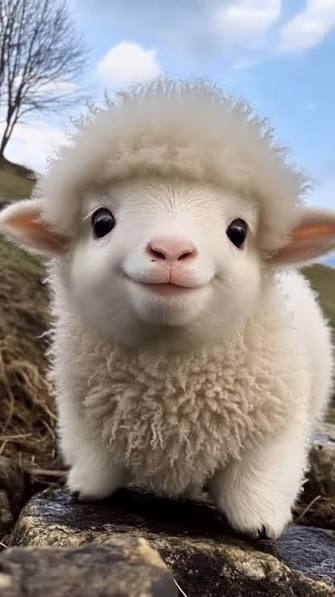
#> input picture lamb.jpg, 335 x 597 px
$ jupyter execute Exp2.ipynb
#> lines starting #> are read from the running program, lines starting #| are printed output that depends on the picture
[cell 1]
import cv2
import matplotlib.pyplot as plt

# Read image
img = cv2.imread('lamb.jpg')
#> img is the input picture: shape (597, 335, 3); mean B, G, R 135.5, 138.6, 145.5
img = cv2.cvtColor(img, cv2.COLOR_BGR2RGB)

# Convert to grayscale
gray = cv2.cvtColor(img, cv2.COLOR_RGB2GRAY)
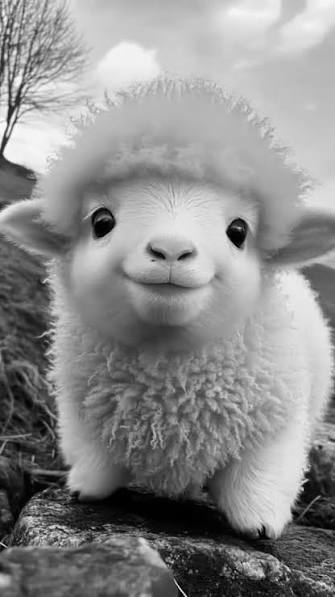
#> gray: shape (597, 335); min 0, max 255, mean 140.3

# Histogram equalization
equalized = cv2.equalizeHist(gray)
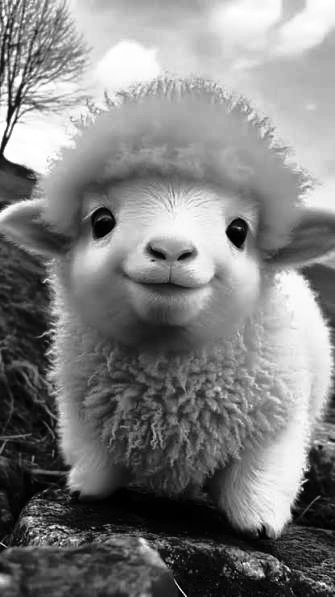
#> equalized: shape (597, 335); min 0, max 255, mean 128

# Display images and histograms
plt.figure(figsize=(12, 8))

plt.subplot(2, 3, 1)
plt.imshow(img)
plt.title('Original Image')
plt.axis('off')

plt.subplot(2, 3, 2)
plt.imshow(gray, cmap='gray')
plt.title('Grayscale Image')
plt.axis('off')

plt.subplot(2, 3, 3)
plt.hist(gray.ravel(), 256, [0, 256], color='black')
plt.title('Grayscale Histogram')

plt.subplot(2, 3, 4)
plt.imshow(equalized, cmap='gray')
plt.title('Equalized Image')
plt.axis('off')

plt.subplot(2, 3, 5)
plt.hist(equalized.ravel(), 256, [0, 256], color='black')
plt.title('Equalized Histogram')

plt.tight_layout()
plt.show()
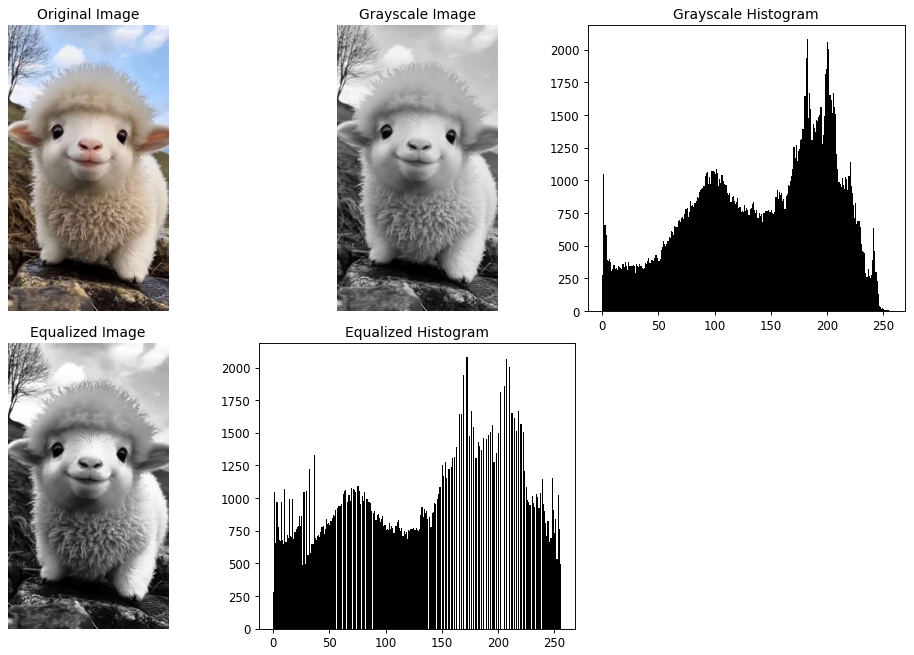
#> figure drawn by matplotlib, 5 panels; panel 3: tallest bar 2082 high, from x = 182 to 183; panel 5: tallest bar 2082 high, from x = 172 to 173

[cell 2]
import cv2
import matplotlib.pyplot as plt
import numpy as np

# Read image
img = cv2.imread('lamb.jpg')
img = cv2.cvtColor(img, cv2.COLOR_BGR2RGB)

# Convert to grayscale
gray = cv2.cvtColor(img, cv2.COLOR_RGB2GRAY)

# Create kernel
kernel = np.ones((5, 5), np.uint8)

# Morphological operations
opening = cv2.morphologyEx(gray, cv2.MORPH_OPEN, kernel)
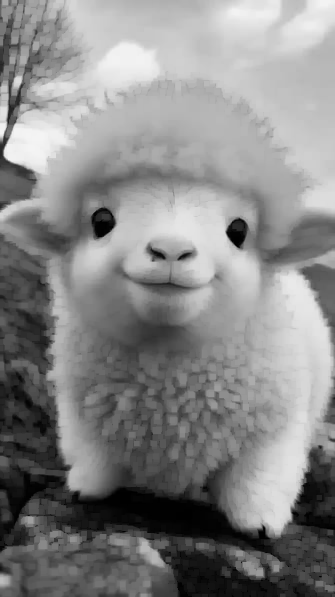
#> opening: shape (597, 335); min 0, max 244, mean 134.7
closing = cv2.morphologyEx(gray, cv2.MORPH_CLOSE, kernel)
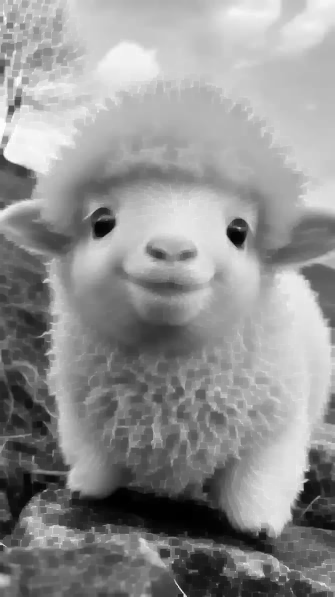
#> closing: shape (597, 335); min 0, max 255, mean 145.7

# Display images
plt.figure(figsize=(12, 6))

plt.subplot(2, 2, 1)
plt.imshow(img)
plt.title('Original Colour Image')
plt.axis('off')

plt.subplot(2, 2, 2)
plt.imshow(gray, cmap='gray')
plt.title('Grayscale Image')
plt.axis('off')

plt.subplot(2, 2, 3)
plt.imshow(opening, cmap='gray')
plt.title('Morphological Opening')
plt.axis('off')

plt.subplot(2, 2, 4)
plt.imshow(closing, cmap='gray')
plt.title('Morphological Closing')
plt.axis('off')

plt.tight_layout()
plt.show()
